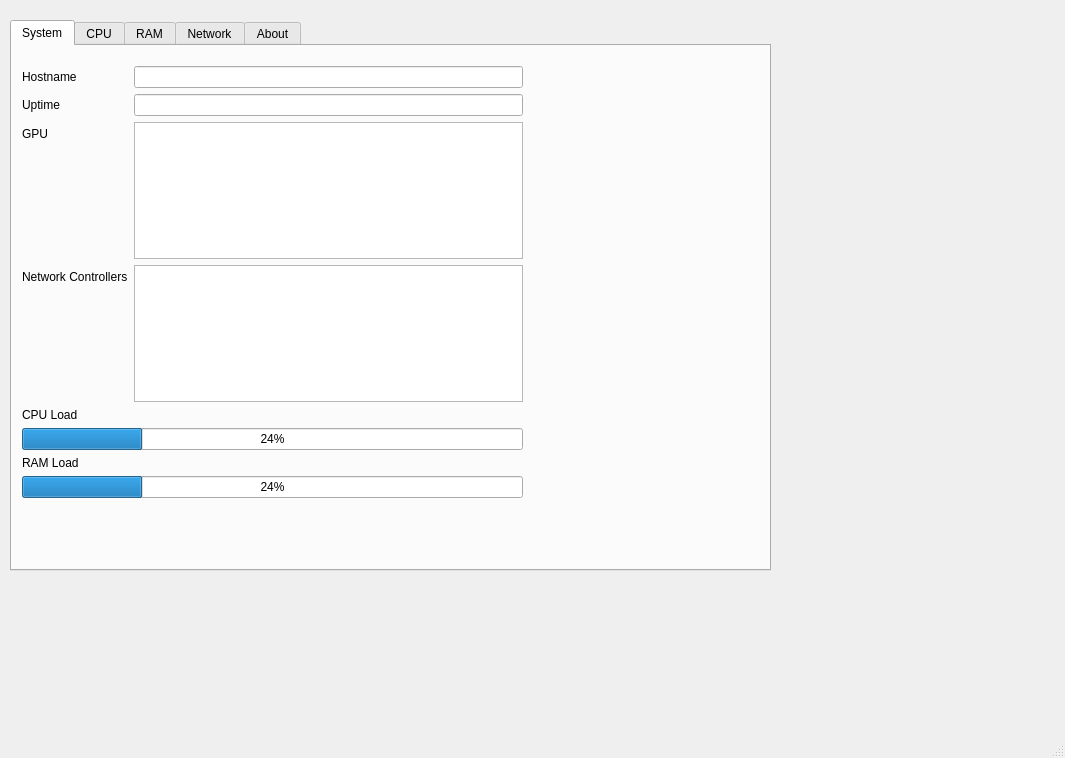
<?xml version="1.0" encoding="UTF-8"?>
<ui version="4.0">
 <class>MainWindow</class>
 <widget class="QMainWindow" name="MainWindow">
  <property name="geometry">
   <rect>
    <x>0</x>
    <y>0</y>
    <width>1065</width>
    <height>758</height>
   </rect>
  </property>
  <property name="windowTitle">
   <string>MainWindow</string>
  </property>
  <widget class="QWidget" name="centralwidget">
   <widget class="QTabWidget" name="tabWidget">
    <property name="geometry">
     <rect>
      <x>10</x>
      <y>20</y>
      <width>761</width>
      <height>551</height>
     </rect>
    </property>
    <property name="currentIndex">
     <number>0</number>
    </property>
    <widget class="QWidget" name="tab">
     <attribute name="title">
      <string>System</string>
     </attribute>
     <widget class="QWidget" name="formLayoutWidget">
      <property name="geometry">
       <rect>
        <x>10</x>
        <y>20</y>
        <width>501</width>
        <height>432</height>
       </rect>
      </property>
      <layout class="QFormLayout" name="formLayout">
       <item row="0" column="0">
        <widget class="QLabel" name="hostnameTitleLabel">
         <property name="text">
          <string>Hostname</string>
         </property>
        </widget>
       </item>
       <item row="0" column="1">
        <widget class="QLineEdit" name="hostnameLabel">
         <property name="focusPolicy">
          <enum>Qt::NoFocus</enum>
         </property>
         <property name="readOnly">
          <bool>true</bool>
         </property>
        </widget>
       </item>
       <item row="1" column="0">
        <widget class="QLabel" name="uptimeTitleLabel">
         <property name="text">
          <string>Uptime</string>
         </property>
        </widget>
       </item>
       <item row="1" column="1">
        <widget class="QLineEdit" name="uptimeLabel">
         <property name="focusPolicy">
          <enum>Qt::NoFocus</enum>
         </property>
         <property name="readOnly">
          <bool>true</bool>
         </property>
        </widget>
       </item>
       <item row="2" column="0">
        <widget class="QLabel" name="gpuTitleLabel">
         <property name="text">
          <string>GPU</string>
         </property>
        </widget>
       </item>
       <item row="2" column="1">
        <widget class="QTextEdit" name="gpuLabel">
         <property name="focusPolicy">
          <enum>Qt::WheelFocus</enum>
         </property>
         <property name="readOnly">
          <bool>true</bool>
         </property>
        </widget>
       </item>
       <item row="3" column="0">
        <widget class="QLabel" name="label_5">
         <property name="text">
          <string>Network Controllers</string>
         </property>
        </widget>
       </item>
       <item row="3" column="1">
        <widget class="QListWidget" name="nicLabel">
         <property name="focusPolicy">
          <enum>Qt::NoFocus</enum>
         </property>
        </widget>
       </item>
       <item row="4" column="0">
        <widget class="QLabel" name="label_3">
         <property name="text">
          <string>CPU Load</string>
         </property>
        </widget>
       </item>
       <item row="5" column="0" colspan="2">
        <widget class="QProgressBar" name="cpuUsageBar">
         <property name="value">
          <number>24</number>
         </property>
        </widget>
       </item>
       <item row="6" column="0">
        <widget class="QLabel" name="label_4">
         <property name="text">
          <string>RAM Load</string>
         </property>
        </widget>
       </item>
       <item row="7" column="0" colspan="2">
        <widget class="QProgressBar" name="ramUsageBar">
         <property name="value">
          <number>24</number>
         </property>
        </widget>
       </item>
      </layout>
     </widget>
    </widget>
    <widget class="QWidget" name="tab_3">
     <attribute name="title">
      <string>CPU</string>
     </attribute>
     <widget class="QWidget" name="formLayoutWidget_2">
      <property name="geometry">
       <rect>
        <x>10</x>
        <y>20</y>
        <width>501</width>
        <height>348</height>
       </rect>
      </property>
      <layout class="QFormLayout" name="formLayout_3">
       <item row="0" column="0">
        <widget class="QLabel" name="label_6">
         <property name="text">
          <string>Name</string>
         </property>
        </widget>
       </item>
       <item row="0" column="1">
        <widget class="QLineEdit" name="cpuNameLabel">
         <property name="focusPolicy">
          <enum>Qt::NoFocus</enum>
         </property>
         <property name="readOnly">
          <bool>true</bool>
         </property>
        </widget>
       </item>
       <item row="1" column="0">
        <widget class="QLabel" name="coresTitleLabel">
         <property name="text">
          <string>Cores</string>
         </property>
        </widget>
       </item>
       <item row="1" column="1">
        <widget class="QLineEdit" name="coresLabel">
         <property name="focusPolicy">
          <enum>Qt::NoFocus</enum>
         </property>
         <property name="readOnly">
          <bool>true</bool>
         </property>
        </widget>
       </item>
       <item row="2" column="0">
        <widget class="QLabel" name="threadsTitleLabel">
         <property name="text">
          <string>Threads</string>
         </property>
        </widget>
       </item>
       <item row="2" column="1">
        <widget class="QLineEdit" name="threadsLabel">
         <property name="focusPolicy">
          <enum>Qt::NoFocus</enum>
         </property>
         <property name="readOnly">
          <bool>true</bool>
         </property>
        </widget>
       </item>
       <item row="3" column="0">
        <widget class="QLabel" name="maxSpeedTitleLabel">
         <property name="text">
          <string>Max Speed</string>
         </property>
        </widget>
       </item>
       <item row="3" column="1">
        <widget class="QLineEdit" name="maxSpeedLabel">
         <property name="focusPolicy">
          <enum>Qt::NoFocus</enum>
         </property>
         <property name="readOnly">
          <bool>true</bool>
         </property>
        </widget>
       </item>
       <item row="4" column="0">
        <widget class="QLabel" name="label_20">
         <property name="text">
          <string>Socket</string>
         </property>
        </widget>
       </item>
       <item row="4" column="1">
        <widget class="QLineEdit" name="socketLabel">
         <property name="focusPolicy">
          <enum>Qt::NoFocus</enum>
         </property>
         <property name="readOnly">
          <bool>true</bool>
         </property>
        </widget>
       </item>
       <item row="5" column="0">
        <widget class="QLabel" name="label_22">
         <property name="text">
          <string>L1 Cache</string>
         </property>
        </widget>
       </item>
       <item row="5" column="1">
        <widget class="QLineEdit" name="l1CacheLabel">
         <property name="focusPolicy">
          <enum>Qt::NoFocus</enum>
         </property>
         <property name="readOnly">
          <bool>true</bool>
         </property>
        </widget>
       </item>
       <item row="6" column="0">
        <widget class="QLabel" name="label_23">
         <property name="text">
          <string>L2 Cache</string>
         </property>
        </widget>
       </item>
       <item row="6" column="1">
        <widget class="QLineEdit" name="l2CacheLabel">
         <property name="focusPolicy">
          <enum>Qt::NoFocus</enum>
         </property>
         <property name="readOnly">
          <bool>true</bool>
         </property>
        </widget>
       </item>
       <item row="7" column="0">
        <widget class="QLabel" name="label_24">
         <property name="text">
          <string>L3 Cache</string>
         </property>
        </widget>
       </item>
       <item row="7" column="1">
        <widget class="QLineEdit" name="l3CacheLabel">
         <property name="focusPolicy">
          <enum>Qt::NoFocus</enum>
         </property>
         <property name="readOnly">
          <bool>true</bool>
         </property>
        </widget>
       </item>
       <item row="8" column="0">
        <widget class="QLabel" name="cpuTempTitleLabel">
         <property name="text">
          <string>Temperature</string>
         </property>
        </widget>
       </item>
       <item row="8" column="1">
        <widget class="QLineEdit" name="cpuTempLabel">
         <property name="focusPolicy">
          <enum>Qt::NoFocus</enum>
         </property>
         <property name="readOnly">
          <bool>true</bool>
         </property>
        </widget>
       </item>
      </layout>
     </widget>
    </widget>
    <widget class="QWidget" name="tab_4">
     <attribute name="title">
      <string>RAM</string>
     </attribute>
     <widget class="QWidget" name="formLayoutWidget_3">
      <property name="geometry">
       <rect>
        <x>10</x>
        <y>20</y>
        <width>501</width>
        <height>351</height>
       </rect>
      </property>
      <layout class="QFormLayout" name="formLayout_4">
       <item row="0" column="0">
        <widget class="QLabel" name="label_10">
         <property name="text">
          <string>Name</string>
         </property>
        </widget>
       </item>
       <item row="0" column="1">
        <widget class="QLineEdit" name="ramNameLabel">
         <property name="focusPolicy">
          <enum>Qt::WheelFocus</enum>
         </property>
         <property name="readOnly">
          <bool>true</bool>
         </property>
        </widget>
       </item>
       <item row="1" column="0">
        <widget class="QLabel" name="ramSizeTitleLabel">
         <property name="text">
          <string>Size</string>
         </property>
        </widget>
       </item>
       <item row="1" column="1">
        <widget class="QLineEdit" name="ramSizeLabel">
         <property name="focusPolicy">
          <enum>Qt::NoFocus</enum>
         </property>
         <property name="readOnly">
          <bool>true</bool>
         </property>
        </widget>
       </item>
       <item row="2" column="0">
        <widget class="QLabel" name="label_12">
         <property name="text">
          <string>Form Factor</string>
         </property>
        </widget>
       </item>
       <item row="2" column="1">
        <widget class="QLineEdit" name="ramFormFactorLabel">
         <property name="focusPolicy">
          <enum>Qt::NoFocus</enum>
         </property>
         <property name="readOnly">
          <bool>true</bool>
         </property>
        </widget>
       </item>
       <item row="3" column="0">
        <widget class="QLabel" name="ramTypeTitleLabel">
         <property name="text">
          <string>Type</string>
         </property>
        </widget>
       </item>
       <item row="3" column="1">
        <widget class="QLineEdit" name="ramTypeLabel">
         <property name="focusPolicy">
          <enum>Qt::NoFocus</enum>
         </property>
         <property name="readOnly">
          <bool>true</bool>
         </property>
        </widget>
       </item>
       <item row="4" column="0">
        <widget class="QLabel" name="label_14">
         <property name="text">
          <string>Manufacturer</string>
         </property>
        </widget>
       </item>
       <item row="4" column="1">
        <widget class="QLineEdit" name="ramManufacturerLabel">
         <property name="focusPolicy">
          <enum>Qt::NoFocus</enum>
         </property>
         <property name="readOnly">
          <bool>true</bool>
         </property>
        </widget>
       </item>
       <item row="5" column="0">
        <widget class="QLabel" name="label_15">
         <property name="text">
          <string>Speed</string>
         </property>
        </widget>
       </item>
       <item row="5" column="1">
        <widget class="QLineEdit" name="ramSpeedLabel">
         <property name="focusPolicy">
          <enum>Qt::NoFocus</enum>
         </property>
         <property name="readOnly">
          <bool>true</bool>
         </property>
        </widget>
       </item>
       <item row="6" column="0">
        <widget class="QLabel" name="label_16">
         <property name="text">
          <string>Channel</string>
         </property>
        </widget>
       </item>
       <item row="6" column="1">
        <widget class="QLineEdit" name="ramChannelLabel">
         <property name="focusPolicy">
          <enum>Qt::NoFocus</enum>
         </property>
         <property name="readOnly">
          <bool>true</bool>
         </property>
        </widget>
       </item>
       <item row="7" column="0">
        <widget class="QLabel" name="label_17">
         <property name="text">
          <string>Rank</string>
         </property>
        </widget>
       </item>
       <item row="7" column="1">
        <widget class="QLineEdit" name="ramRankLabel">
         <property name="focusPolicy">
          <enum>Qt::NoFocus</enum>
         </property>
         <property name="text">
          <string/>
         </property>
         <property name="readOnly">
          <bool>true</bool>
         </property>
        </widget>
       </item>
      </layout>
     </widget>
    </widget>
    <widget class="QWidget" name="tab_5">
     <attribute name="title">
      <string>Network</string>
     </attribute>
     <widget class="QWidget" name="formLayoutWidget_4">
      <property name="geometry">
       <rect>
        <x>10</x>
        <y>20</y>
        <width>501</width>
        <height>371</height>
       </rect>
      </property>
      <layout class="QFormLayout" name="formLayout_5">
       <item row="0" column="0">
        <widget class="QLabel" name="label_27">
         <property name="text">
          <string>Interface Name</string>
         </property>
        </widget>
       </item>
       <item row="0" column="1">
        <widget class="QLineEdit" name="interfaceLabel">
         <property name="focusPolicy">
          <enum>Qt::NoFocus</enum>
         </property>
         <property name="readOnly">
          <bool>true</bool>
         </property>
        </widget>
       </item>
       <item row="1" column="0">
        <widget class="QLabel" name="ipv4TitleLabel">
         <property name="text">
          <string>IPv4</string>
         </property>
        </widget>
       </item>
       <item row="1" column="1">
        <widget class="QLineEdit" name="ipv4Label">
         <property name="focusPolicy">
          <enum>Qt::NoFocus</enum>
         </property>
         <property name="readOnly">
          <bool>true</bool>
         </property>
        </widget>
       </item>
       <item row="2" column="0">
        <widget class="QLabel" name="ipv6TitleLabel">
         <property name="text">
          <string>IPv6</string>
         </property>
        </widget>
       </item>
       <item row="2" column="1">
        <widget class="QLineEdit" name="ipv6Label">
         <property name="focusPolicy">
          <enum>Qt::NoFocus</enum>
         </property>
         <property name="readOnly">
          <bool>true</bool>
         </property>
        </widget>
       </item>
       <item row="5" column="0">
        <widget class="QLabel" name="macTitleLabel">
         <property name="text">
          <string>MAC Address</string>
         </property>
        </widget>
       </item>
       <item row="5" column="1">
        <widget class="QLineEdit" name="macLabel">
         <property name="focusPolicy">
          <enum>Qt::NoFocus</enum>
         </property>
         <property name="readOnly">
          <bool>true</bool>
         </property>
        </widget>
       </item>
       <item row="7" column="0">
        <widget class="QLabel" name="label_19">
         <property name="text">
          <string>DNS</string>
         </property>
        </widget>
       </item>
       <item row="7" column="1">
        <widget class="QListWidget" name="dnsLabel">
         <property name="focusPolicy">
          <enum>Qt::NoFocus</enum>
         </property>
        </widget>
       </item>
       <item row="6" column="0">
        <widget class="QLabel" name="gatewayTitleLabel">
         <property name="text">
          <string>Gateway</string>
         </property>
        </widget>
       </item>
       <item row="6" column="1">
        <widget class="QLineEdit" name="gatewayLabel">
         <property name="focusPolicy">
          <enum>Qt::NoFocus</enum>
         </property>
         <property name="readOnly">
          <bool>true</bool>
         </property>
        </widget>
       </item>
       <item row="3" column="0">
        <widget class="QLabel" name="label">
         <property name="text">
          <string>IPv4 Netmask</string>
         </property>
        </widget>
       </item>
       <item row="3" column="1">
        <widget class="QLineEdit" name="ipv4NetmaskLabel">
         <property name="focusPolicy">
          <enum>Qt::NoFocus</enum>
         </property>
         <property name="readOnly">
          <bool>true</bool>
         </property>
        </widget>
       </item>
       <item row="4" column="0">
        <widget class="QLabel" name="label_2">
         <property name="text">
          <string>IPv6 Netmask</string>
         </property>
        </widget>
       </item>
       <item row="4" column="1">
        <widget class="QLineEdit" name="ipv6NetmaskLabel">
         <property name="focusPolicy">
          <enum>Qt::NoFocus</enum>
         </property>
         <property name="readOnly">
          <bool>true</bool>
         </property>
        </widget>
       </item>
      </layout>
     </widget>
    </widget>
    <widget class="QWidget" name="tab_2">
     <attribute name="title">
      <string>About</string>
     </attribute>
     <widget class="QWidget" name="formLayoutWidget_5">
      <property name="geometry">
       <rect>
        <x>10</x>
        <y>20</y>
        <width>551</width>
        <height>361</height>
       </rect>
      </property>
      <layout class="QFormLayout" name="formLayout_2">
       <item row="0" column="1">
        <widget class="QLineEdit" name="authorLabel">
         <property name="focusPolicy">
          <enum>Qt::NoFocus</enum>
         </property>
         <property name="readOnly">
          <bool>true</bool>
         </property>
        </widget>
       </item>
       <item row="1" column="1">
        <widget class="QLineEdit" name="versionLabel">
         <property name="focusPolicy">
          <enum>Qt::NoFocus</enum>
         </property>
         <property name="readOnly">
          <bool>true</bool>
         </property>
        </widget>
       </item>
       <item row="2" column="0" colspan="2">
        <widget class="QTextEdit" name="textEdit">
         <property name="focusPolicy">
          <enum>Qt::NoFocus</enum>
         </property>
         <property name="readOnly">
          <bool>true</bool>
         </property>
         <property name="html">
          <string>&lt;!DOCTYPE HTML PUBLIC &quot;-//W3C//DTD HTML 4.0//EN&quot; &quot;http://www.w3.org/TR/REC-html40/strict.dtd&quot;&gt;
&lt;html&gt;&lt;head&gt;&lt;meta name=&quot;qrichtext&quot; content=&quot;1&quot; /&gt;&lt;meta charset=&quot;utf-8&quot; /&gt;&lt;style type=&quot;text/css&quot;&gt;
p, li { white-space: pre-wrap; }
hr { height: 1px; border-width: 0; }
li.unchecked::marker { content: &quot;\2610&quot;; }
li.checked::marker { content: &quot;\2612&quot;; }
&lt;/style&gt;&lt;/head&gt;&lt;body style=&quot; font-family:'Noto Sans'; font-size:10pt; font-weight:400; font-style:normal;&quot;&gt;
&lt;p style=&quot; margin-top:0px; margin-bottom:0px; margin-left:0px; margin-right:0px; -qt-block-indent:0; text-indent:0px;&quot;&gt;The Universal Linux System Monitor (ULSM) is an application for monitoring the main functions of the system, aimed at workstations running the Linux OS family. The application requires root permissions to work correctly.&lt;/p&gt;&lt;/body&gt;&lt;/html&gt;</string>
         </property>
        </widget>
       </item>
      </layout>
     </widget>
    </widget>
   </widget>
  </widget>
  <widget class="QMenuBar" name="menubar">
   <property name="geometry">
    <rect>
     <x>0</x>
     <y>0</y>
     <width>1065</width>
     <height>23</height>
    </rect>
   </property>
  </widget>
  <widget class="QStatusBar" name="statusbar"/>
 </widget>
 <resources/>
 <connections/>
</ui>
